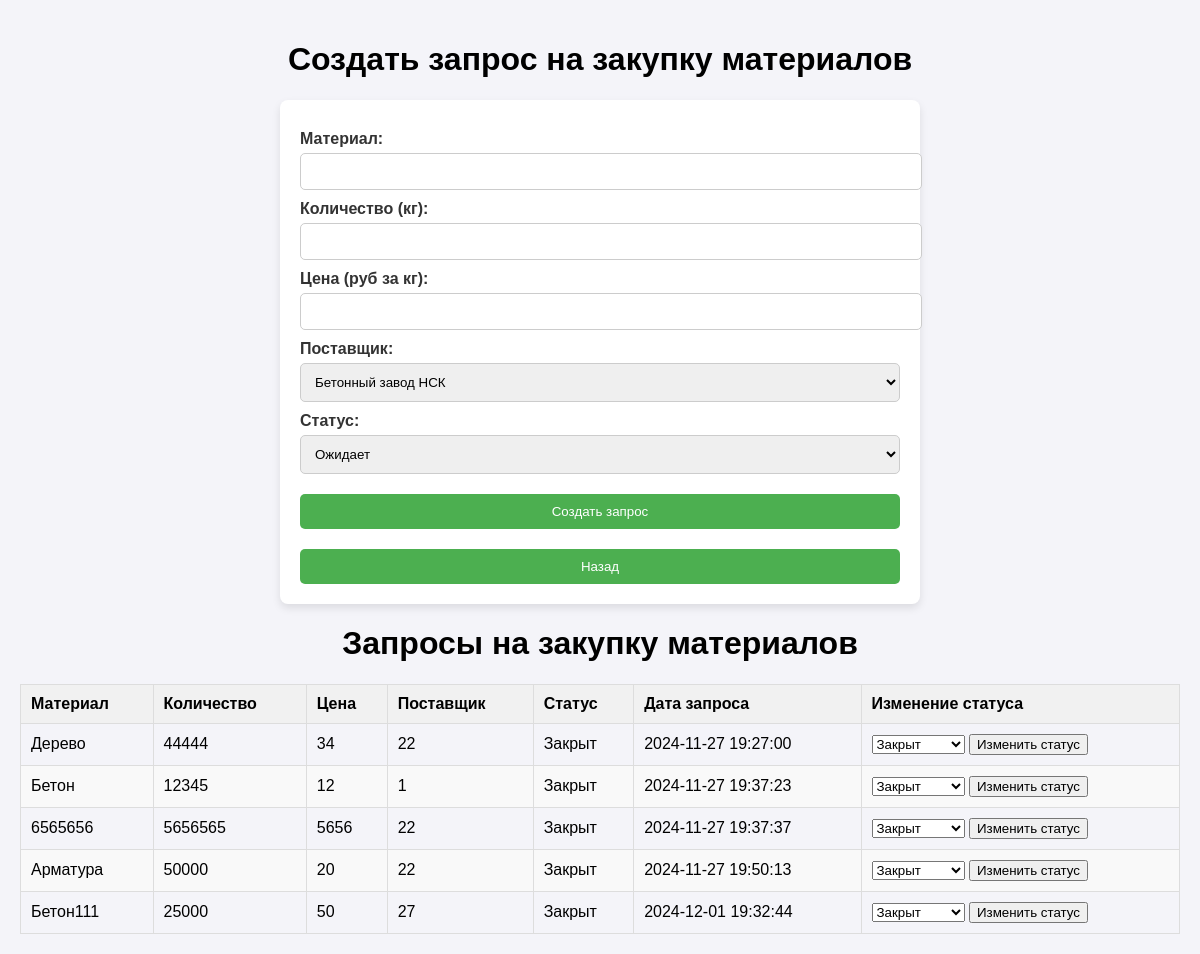
/purchase_requests (signed in), run on the app's committed database.
### tables this page shows
CREATE TABLE purchase_requests (
                id INTEGER PRIMARY KEY AUTOINCREMENT,
                material TEXT NOT NULL,
                quantity INTEGER NOT NULL,
                price INTEGER NOT NULL,
                supplier_id INTEGER NOT NULL,
                status TEXT NOT NULL DEFAULT 'Ожидает',
                request_date TEXT NOT NULL,
                FOREIGN KEY (supplier_id) REFERENCES supplier(id) ON DELETE CASCADE
                    );

### main.py (the view, shortened to what this page needs)
@app.route("/purchase_requests", methods=["GET", "POST"])
@login_required
def purchase_requests():
    suppliers = SupplierTable.get_all()
    purchase_requests = PurchaseRequestTable.get_all()
    return render_template("purchase_requests.html", suppliers=suppliers, purchase_requests=purchase_requests)

### active_record.py (called while the page is built)
    @staticmethod
    def connect():
        conn = sqlite3.connect(DB_PATH)
        conn.row_factory = sqlite3.Row
        return conn

    @staticmethod
    def from_row(row):
        return Supplier(
            id=row["id"], name=row["name"], contact_info=row["contact_info"],
            type_of_materials=row["type_of_materials"], address=row["address"]
        )

    @staticmethod
    def get_all():
        conn = Supplier.connect()
        cursor = conn.cursor()
        cursor.execute("SELECT * FROM suppliers")
        rows = cursor.fetchall()
        conn.close()
        return [Supplier.from_row(row) for row in rows]

    @staticmethod
    def from_row(row):
        return PurchaseRequest(
            id=row["id"], material=row["material"], quantity=row["quantity"],
            price=row["price"], supplier_id=row["supplier_id"], status=row["status"],
            request_date=row["request_date"]
        )

    @staticmethod
    def get_all():
        conn = PurchaseRequest.connect()
        cursor = conn.cursor()
        cursor.execute("SELECT * FROM purchase_requests")
        rows = cursor.fetchall()
        conn.close()
        return [PurchaseRequest.from_row(row) for row in rows]

    @staticmethod
    def from_row(row):
        if len(row) == 4:
            return User(
                id=row[0],
                username=row[1],
                password=row[2],
                desc=row[3]
            )
        return None

    @classmethod
    def get_by_id(cls, user_id):
        conn = User.connect()
        cursor = conn.cursor()
        cursor.execute("SELECT * FROM users WHERE id = ?", (user_id,))
        row = cursor.fetchone()
        conn.close()
        return User.from_row(row) if row else None

### main.py (called while the page is built)
@login_manager.user_loader
def load_user(user_id):
    return UserTable.get_by_id(user_id)

### table_module.py (called while the page is built)
    @staticmethod
    def get_all():
        return Supplier.get_all()

    @staticmethod
    def get_by_id(user_id):
        return User.get_by_id(user_id)

    @staticmethod
    def get_all():
        return PurchaseRequest.get_all()

### templates/purchase_requests.html (shortened to what this page needs)
<!DOCTYPE html>
<html lang="ru">
<head>
</head>
<body>
<h1>Создать запрос на закупку материалов</h1>
<div class="form-container">
    <form method="POST">
        <label for="material">Материал:</label>
        <input type="text" id="material" name="material" required>
        <label for="quantity">Количество (кг):</label>
        <input type="number" id="quantity" name="quantity" required>
        <label for="price">Цена (руб за кг):</label>
        <input type="number" id="price" name="price" required>
        <label for="supplier_id">Поставщик:</label>
        <select id="supplier_id" name="supplier_id" required>
            {% for supplier in suppliers %}
                <option value="{{ supplier.id }}">{{ supplier.name }}</option>
            {% endfor %}
        </select>
        <label for="status">Статус:</label>
        <select id="status" name="status" required>
            <option value="Ожидает">Ожидает</option>
        </select>
        <button type="submit">Создать запрос</button>
    </form>
     <button onclick="window.location.href='{{ url_for('index') }}'">Назад</button>
</div>
<h1>Запросы на закупку материалов</h1>
<table>
    <thead>
        <tr>
            <th>Материал</th>
            <th>Количество</th>
            <th>Цена</th>
            <th>Поставщик</th>
            <th>Статус</th>
            <th>Дата запроса</th>
            <th>Изменение статуса</th>
        </tr>
    </thead>
    <tbody>
        {% for request in purchase_requests %}
        <tr>
            <td>{{ request.material }}</td>
            <td>{{ request.quantity }}</td>
            <td>{{ request.price }}</td>
            <td>{{ request.supplier_id }}</td>
            <td>{{ request.status }}</td>
            <td>{{ request.request_date }}</td>
            <td>
                <form action="{{ url_for('update_purchase_request', request_id=request.id) }}" method="POST">
                    <select name="status" required>
                        <option value="Закрыт" {% if request.status == 'Закрыт' %} selected {% endif %}>Закрыт</option>
                    </select>
                    <button type="submit">Изменить статус</button>
                </form>
            </td>
        </tr>
        {% endfor %}
    </tbody>
</table>
</body>
</html>

### templates/purchase_requests.html (style rules this page uses)
body { font-family: 'Arial', sans-serif; background-color: #f4f4f9; margin: 0; padding: 20px; }
.form-container { background-color: #fff; padding: 20px; border-radius: 8px; box-shadow: 0 4px 8px rgba(0, 0, 0, 0.1); max-width: 600px; margin: 0 auto; }
.form-container label { display: block; margin-top: 10px; font-weight: bold; color: #333; }
.form-container input, .form-container select { width: 100%; padding: 10px; margin-top: 5px; border: 1px solid #ccc; border-radius: 5px; }
.form-container button { background-color: #4CAF50; color: white; padding: 10px 20px; border: none; border-radius: 5px; cursor: pointer; margin-top: 20px; width: 100%; }
h1 { text-align: center; }
table { width: 100%; margin-top: 20px; border-collapse: collapse; }
th, td { padding: 10px; text-align: left; border: 1px solid #ddd; }
th { background-color: #f1f1f1; }
tr:nth-child(even) { background-color: #f9f9f9; }

### data on the page
purchase_requests: material "Дерево", quantity "44444", price "34", supplier_id "22", status "Закрыт", request_date "2024-11-27 19:27:00"
purchase_requests: material "Бетон", quantity "12345", price "12", supplier_id "1", status "Закрыт", request_date "2024-11-27 19:37:23"
purchase_requests: material "6565656", quantity "5656565", price "5656", supplier_id "22", status "Закрыт", request_date "2024-11-27 19:37:37"
purchase_requests: material "Арматура", quantity "50000", price "20", supplier_id "22", status "Закрыт", request_date "2024-11-27 19:50:13"
purchase_requests: material "Бетон111", quantity "25000", price "50", supplier_id "27", status "Закрыт", request_date "2024-12-01 19:32:44"

### other printed values
form field supplier_id "Бетонный завод НСК"
